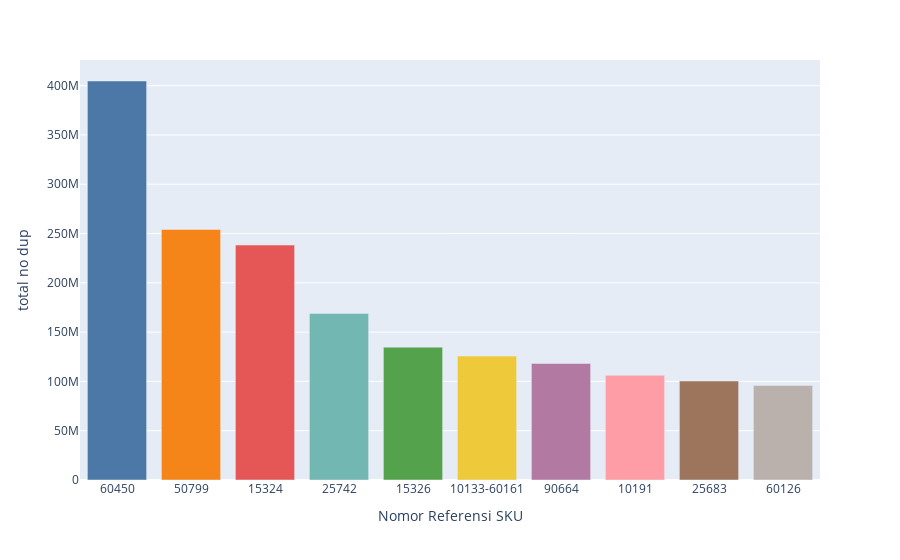

Write notebook code for a chart like this one.
### Markdown cell above
### insight investigate

#### context
- i do split data for investigate what causing after hit 15th oct date sales goes slows down.
- i do grouping sales into several weeks during oct sales run, then seeing its what are the top 5 sku each week by its sales generated sorted from big to small.

#### the insight:
- SKU line 50799 losing its grip when hit the last 2 week of oct 2024 causing after mid period of oct 2024 sales slows down
- SKU 60450 remain stable among the oct sales run also for SKU 15324 helping sales performance isn't too drop
- SKU 90664-60759 helping sales growth before 15th oct
- somehow shopee event on 10.10 sales doesn't affect that significant compare to the first week while the growth are shown at some SKU include the SKU 50799 and 60450
- other SKU [ 15324 , 25208 , 50581 , 60450-10493 , 15324 , 20476 , 25742 , 15086 , 25683] is kinda come and go product, shows it only appear 1 times during those several week group , why the more staple product are atleast 2 times shown in top 5 in every several weekly grouping ( kinda thank to that because it give support to the overall sales)

#### suggestion based on that
- keep product SKU 50799 still available on-live sales to minimize loose on that SKU sales-run

### Code cell
disc = groupdate.with_columns(
    ((1 - (pl.col('Harga Setelah Diskon') / pl.col('Harga Awal'))) * 100).alias('pct_discount')
)

'''
discount UNDER 10% 5278469198
discount UNDER 9% 5276966586
discount UNDER 8% 5270197515
discount UNDER 7% 5267292686
discount UNDER 6% 5264721901
discount UNDER 5% 4727537903
'''
print(f'discount UNDER 6% {disc.filter(pl.col('pct_discount')<=6)['total no dup'].sum():,.2f}')
print(f'discount ABOVE 6% {disc.filter(pl.col('pct_discount')>6)['total no dup'].sum():,.2f}')
print(f'total {disc['total no dup'].sum():,.2f}')

less6 = disc.filter(pl.col('pct_discount')<=6)
qqq = less6.group_by('Nomor Referensi SKU').agg(pl.col('total no dup').sum()).sort('total no dup',descending=True).with_columns(pl.col('total no dup').cum_sum().alias('cumul'))
fig = px.bar(qqq.head(10), 
             x='Nomor Referensi SKU', 
             y='total no dup',
             category_orders={"Nomor Referensi SKU": qqq['Nomor Referensi SKU'].to_list()},
             color='total no dup',
             )
fig.update_traces(
    marker_color=px.colors.qualitative.T10,
    hovertemplate='Total: %{y}<br>SKU: %{x}<extra></extra>'
)
fig.show()
# fig.update_traces(marker_color = px.colors.qualitative.T10)
# base on situation above

### Figure 1 — Plotly figure (JSON) as saved in the notebook; plotly's stock layout.template omitted (floating-point values rounded to 4 significant figures; data arrays with more than 128 entries replaced by an {"elided": "..."} marker saying what was removed)
{"data": [{"alignmentgroup": "True", "hovertemplate": "Total: %{y}<br>SKU: %{x}<extra></extra>", "legendgroup": "", "marker": {"color": ["#4C78A8", "#F58518", "#E45756", "#72B7B2", "#54A24B", "#EECA3B", "#B279A2", "#FF9DA6", "#9D755D", "#BAB0AC"], "coloraxis": "coloraxis", "pattern": {"shape": ""}}, "name": "", "offsetgroup": "", "orientation": "v", "showlegend": false, "textposition": "auto", "type": "bar", "x": ["60450", "50799", "15324", "25742", "15326", "10133-60161", "90664", "10191", "25683", "60126"], "xaxis": "x", "y": [404709344, 254133231, 238310547, 168968176, 134772468, 125692404, 118192500, 106202567, 100385317, 95803538], "yaxis": "y"}], "layout": {"barmode": "relative", "coloraxis": {"colorbar": {"title": {"text": "total no dup"}}, "colorscale": [[0, "#0d0887"], [0.1111, "#46039f"], [0.2222, "#7201a8"], [0.3333, "#9c179e"], [0.4444, "#bd3786"], [0.5556, "#d8576b"], [0.6667, "#ed7953"], [0.7778, "#fb9f3a"], [0.8889, "#fdca26"], [1, "#f0f921"]]}, "legend": {"tracegroupgap": 0}, "margin": {"t": 60}, "xaxis": {"anchor": "y", "categoryarray": {"elided": "379 str values"}, "categoryorder": "array", "domain": [0, 1], "title": {"text": "Nomor Referensi SKU"}}, "yaxis": {"anchor": "x", "domain": [0, 1], "title": {"text": "total no dup"}}}}
